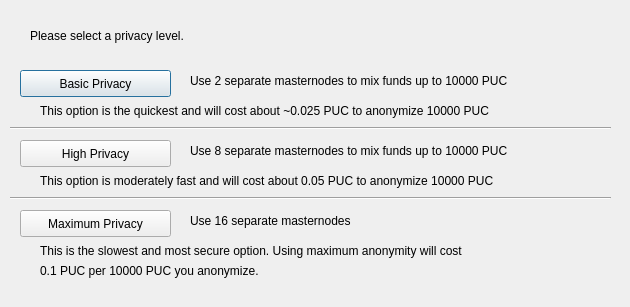
<?xml version="1.0" encoding="UTF-8"?>
<ui version="4.0">
 <class>ObfuscationConfig</class>
 <widget class="QDialog" name="ObfuscationConfig">
  <property name="geometry">
   <rect>
    <x>0</x>
    <y>0</y>
    <width>630</width>
    <height>307</height>
   </rect>
  </property>
  <property name="windowTitle">
   <string>Configure Obfuscation</string>
  </property>
  <widget class="QPushButton" name="buttonBasic">
   <property name="geometry">
    <rect>
     <x>20</x>
     <y>70</y>
     <width>151</width>
     <height>27</height>
    </rect>
   </property>
   <property name="text">
    <string>Basic Privacy</string>
   </property>
  </widget>
  <widget class="QPushButton" name="buttonHigh">
   <property name="geometry">
    <rect>
     <x>20</x>
     <y>140</y>
     <width>151</width>
     <height>27</height>
    </rect>
   </property>
   <property name="text">
    <string>High Privacy</string>
   </property>
  </widget>
  <widget class="QPushButton" name="buttonMax">
   <property name="geometry">
    <rect>
     <x>20</x>
     <y>210</y>
     <width>151</width>
     <height>27</height>
    </rect>
   </property>
   <property name="text">
    <string>Maximum Privacy</string>
   </property>
  </widget>
  <widget class="QLabel" name="label">
   <property name="geometry">
    <rect>
     <x>30</x>
     <y>20</y>
     <width>571</width>
     <height>31</height>
    </rect>
   </property>
   <property name="text">
    <string>Please select a privacy level.</string>
   </property>
  </widget>
  <widget class="QLabel" name="label_2">
   <property name="geometry">
    <rect>
     <x>190</x>
     <y>70</y>
     <width>421</width>
     <height>21</height>
    </rect>
   </property>
   <property name="text">
    <string>Use 2 separate masternodes to mix funds up to 10000 PUC</string>
   </property>
  </widget>
  <widget class="QLabel" name="label_3">
   <property name="geometry">
    <rect>
     <x>190</x>
     <y>140</y>
     <width>411</width>
     <height>21</height>
    </rect>
   </property>
   <property name="text">
    <string>Use 8 separate masternodes to mix funds up to 10000 PUC</string>
   </property>
  </widget>
  <widget class="QLabel" name="label_4">
   <property name="geometry">
    <rect>
     <x>190</x>
     <y>210</y>
     <width>421</width>
     <height>21</height>
    </rect>
   </property>
   <property name="text">
    <string>Use 16 separate masternodes</string>
   </property>
  </widget>
  <widget class="QLabel" name="label_6">
   <property name="geometry">
    <rect>
     <x>40</x>
     <y>100</y>
     <width>561</width>
     <height>21</height>
    </rect>
   </property>
   <property name="text">
    <string>This option is the quickest and will cost about ~0.025 PUC to anonymize 10000 PUC</string>
   </property>
  </widget>
  <widget class="QLabel" name="label_7">
   <property name="geometry">
    <rect>
     <x>40</x>
     <y>170</y>
     <width>561</width>
     <height>21</height>
    </rect>
   </property>
   <property name="text">
    <string>This option is moderately fast and will cost about 0.05 PUC to anonymize 10000 PUC</string>
   </property>
  </widget>
  <widget class="QLabel" name="label_8">
   <property name="geometry">
    <rect>
     <x>40</x>
     <y>240</y>
     <width>561</width>
     <height>21</height>
    </rect>
   </property>
   <property name="text">
    <string>This is the slowest and most secure option. Using maximum anonymity will cost</string>
   </property>
  </widget>
  <widget class="QLabel" name="label_9">
   <property name="geometry">
    <rect>
     <x>40</x>
     <y>260</y>
     <width>561</width>
     <height>21</height>
    </rect>
   </property>
   <property name="text">
    <string>0.1 PUC per 10000 PUC you anonymize.</string>
   </property>
  </widget>
  <widget class="Line" name="line">
   <property name="geometry">
    <rect>
     <x>10</x>
     <y>120</y>
     <width>601</width>
     <height>16</height>
    </rect>
   </property>
   <property name="orientation">
    <enum>Qt::Horizontal</enum>
   </property>
  </widget>
  <widget class="Line" name="line_2">
   <property name="geometry">
    <rect>
     <x>10</x>
     <y>190</y>
     <width>601</width>
     <height>16</height>
    </rect>
   </property>
   <property name="orientation">
    <enum>Qt::Horizontal</enum>
   </property>
  </widget>
 </widget>
 <resources/>
 <connections/>
</ui>
